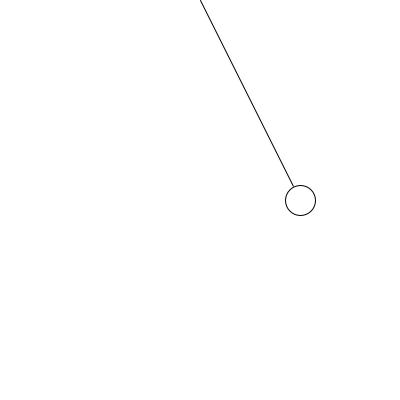
Frame 1 (no input)
Frame 60 (the mouse pressed at the canvas centre just before this capture): identical to frame 1, image omitted
Frame 120 (the mouse held since frame 60 and released just before this capture): identical to frame 1, image omitted

The Processing sketch that drew this single still picture (run headless with seeded random() and noise(); from frame 60 on, the mouse is pressed at the canvas centre):

// Processing sketch: processing_134274
// ── processing_134274.pde

float xPos, yPos;
PVector origin;
PVector pos;
boolean isFalling;

void setup() {
  size(400, 400);
  xPos = 100;
  yPos = 200;
  pos = new PVector(xPos, yPos);
  origin = new PVector(width/2,0);
  
  
}

void draw() {
  translate(width/2,0);
  background(255);
  fill(255);
  line(0,0, pos.x, pos.y);
  ellipse(pos.x, pos.y, 30, 30);
  if (overCircle(int(pos.x), int(pos.y), 30)) {
    //    pos.rotate(radians(10));
    isFalling=true;
  }
  if (isFalling) {
    if (pos.heading() < HALF_PI) {
      pos.rotate(radians(2));
    }
    else {
      isFalling = false;
    }
  }
}


boolean overCircle(int x, int y, int diameter) {
  float disX = x - mouseX + width/2;
  float disY = y - mouseY;
  if (sqrt(sq(disX) + sq(disY)) < diameter/2 ) {
    return true;
  } 
  else {
    return false;
  }
}
